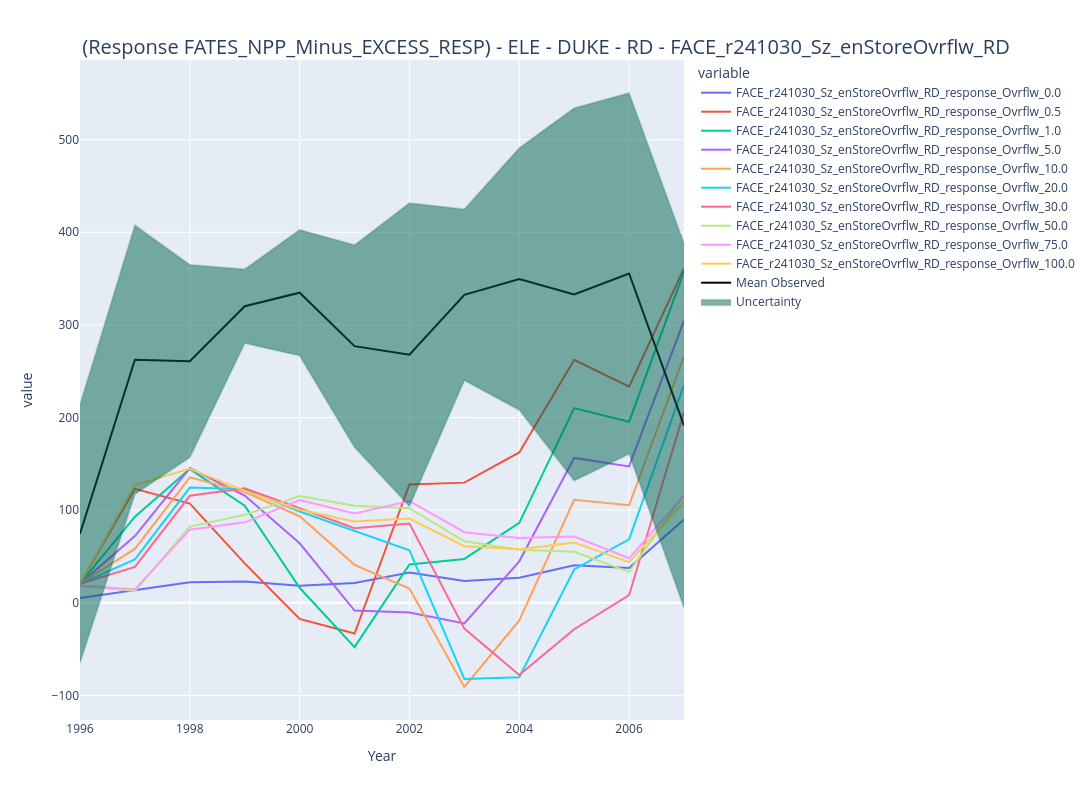
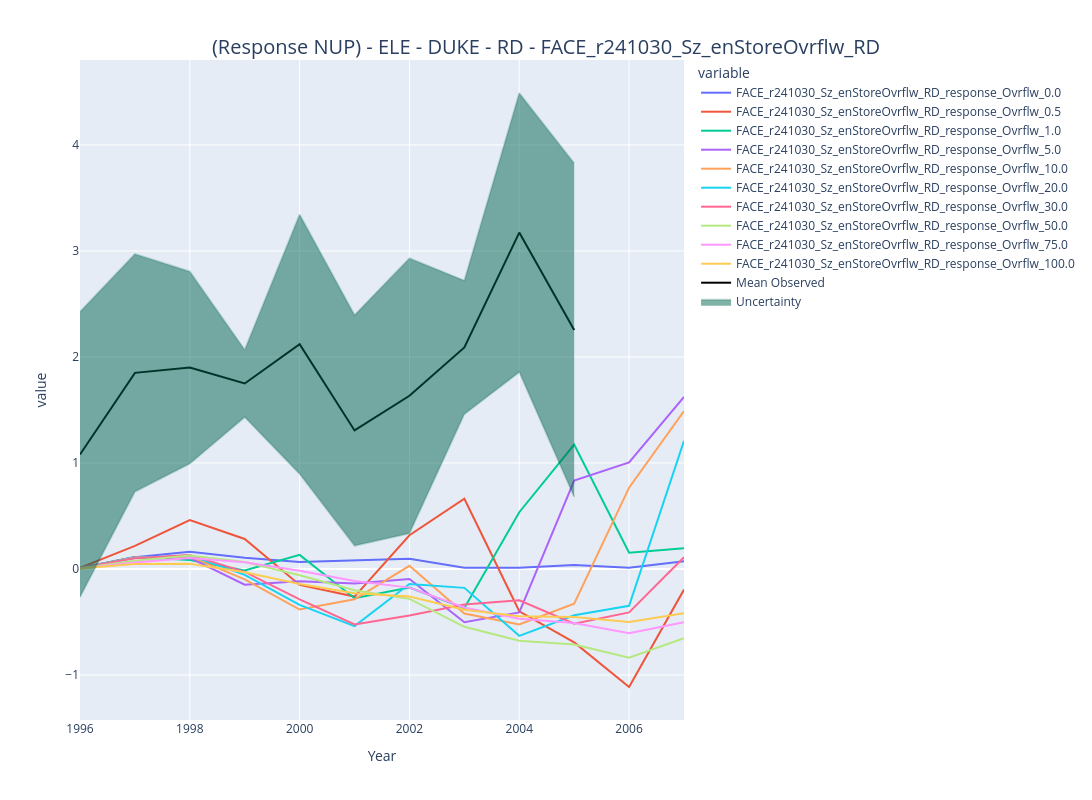

Notebook code for these charts, in order:
### Code cell
import plotly.graph_objects as go
from plotly.subplots import make_subplots
import plotly.express as px
if plotly_plots in ["yes", "y", "YES", "Y"]:
    for site in sites_o:
        print(site)
        for var in vars:
            print (var)
            for fn in fns:
                df_tmp = dict_plotly_response[site][fn][var].copy(deep=True)
                # Replace the last number after "_" with the corresponding value from new_values
                new_columns = [col.rsplit('_', 1)[0] + f'_{formatted_list[i]}' for i, col in enumerate(df_tmp.columns[:-1])]
                new_columns.append('Year')
                df_tmp.columns = new_columns
                if var == "FATES_NPP_Minus_EXCESS_RESP":
                    var_tmp = "NPP"
                elif var == "FATES_NPP":
                    var_tmp = "NPP"
                else:
                    var_tmp = var

                fig = px.line(df_tmp[:], x="Year", y=df_tmp.columns,
                  hover_data={"Year": "%Y"},)
                fig.add_scatter(x=np.array(dict_obs_ax[site][co2_case]["YEAR"].values, dtype=int), 
                            y=dict_obs_ax[site][CO2_cases[1]][var_tmp].values - dict_obs_ax[site][CO2_cases[0]][var_tmp].values, 
                            mode='lines', 
                            name='Mean Observed', line=dict(color='black', width=2))
            
                # Add a filled polygon (e.g., for uncertainty)
                # Example: creating upper and lower bounds
                SE = ((dict_obs_ase[site][CO2_cases[0]][var_tmp].values)**2 + (dict_obs_ase[site][CO2_cases[1]][var_tmp].values)**2)**0.5
                lower_bound = dict_obs_ax[site][CO2_cases[1]][var_tmp].values - dict_obs_ax[site][CO2_cases[0]][var_tmp].values - SE
                upper_bound = dict_obs_ax[site][CO2_cases[1]][var_tmp].values - dict_obs_ax[site][CO2_cases[0]][var_tmp].values + SE

                # Fill between the lower and upper bounds
                fig.add_traces([
                    go.Scatter(
                    x=df_tmp['Year'], y=upper_bound, 
                    fill=None, mode='lines', line=dict(color='rgba(0,100,80,0.2)'), 
                    showlegend=False
                ),
                go.Scatter(
                    x=df_tmp['Year'], y=lower_bound, 
                    fill='tonexty', mode='lines', line=dict(color='rgba(0,100,80,0.2)'), 
                    name='Uncertainty'
                )
            ])
            
            
                # Update layout with a custom title
                fig.update_layout(
                title={
                    'text': f" (Response {var}) - {co2_case} - {site} - {fn} - {case_id} ",
                    'y': 0.95,  # Position title slightly above the plot
                    'x': 0.5,  # Center the title horizontally
                    'xanchor': 'center',
                    'yanchor': 'top'
                },
                title_font=dict(size=20),  # Adjust the font size of the title
                width=1200, height=800  # Adjust width and height as needed
            )

                # Save the plot as an HTML file
                path_html_save = "/Users/ud4/repos/GitHub/FATESFACE/Plume_Plots/HTML_plots"
                fig.write_html(f"{path_html_save}/Response_{var}_{site}_{fn}_{case_id}_line_plot.html")

                print (f"Response_{var}_{site}_{fn}_{case_id}_line_plot.html")

                # Show the plot
                fig.show()

### Figure 1 — Plotly figure (JSON) as saved in the notebook; plotly's stock layout.template omitted (floating-point values rounded to 4 significant figures)
{"data": [{"hovertemplate": "variable=FACE_r241030_Sz_enStoreOvrflw_RD_response_Ovrflw_0.0<br>Year=%{x%Y}<br>value=%{y}<extra></extra>", "legendgroup": "FACE_r241030_Sz_enStoreOvrflw_RD_response_Ovrflw_0.0", "line": {"color": "#636efa", "dash": "solid"}, "marker": {"symbol": "circle"}, "mode": "lines", "name": "FACE_r241030_Sz_enStoreOvrflw_RD_response_Ovrflw_0.0", "orientation": "v", "showlegend": true, "type": "scatter", "x": [1996, 1997, 1998, 1999, 2000, 2001, 2002, 2003, 2004, 2005, 2006, 2007], "xaxis": "x", "y": [5.0, 13.65, 22.05, 23.03, 18.33, 21.35, 32.6, 23.62, 26.99, 40.41, 37.57, 89.99], "yaxis": "y"}, {"hovertemplate": "variable=FACE_r241030_Sz_enStoreOvrflw_RD_response_Ovrflw_0.5<br>Year=%{x%Y}<br>value=%{y}<extra></extra>", "legendgroup": "FACE_r241030_Sz_enStoreOvrflw_RD_response_Ovrflw_0.5", "line": {"color": "#EF553B", "dash": "solid"}, "marker": {"symbol": "circle"}, "mode": "lines", "name": "FACE_r241030_Sz_enStoreOvrflw_RD_response_Ovrflw_0.5", "orientation": "v", "showlegend": true, "type": "scatter", "x": [1996, 1997, 1998, 1999, 2000, 2001, 2002, 2003, 2004, 2005, 2006, 2007], "xaxis": "x", "y": [20.65, 123.0, 107.1, 42.56, -17.47, -33.23, 127.8, 129.7, 162.3, 262.4, 233.2, 361.1], "yaxis": "y"}, {"hovertemplate": "variable=FACE_r241030_Sz_enStoreOvrflw_RD_response_Ovrflw_1.0<br>Year=%{x%Y}<br>value=%{y}<extra></extra>", "legendgroup": "FACE_r241030_Sz_enStoreOvrflw_RD_response_Ovrflw_1.0", "line": {"color": "#00cc96", "dash": "solid"}, "marker": {"symbol": "circle"}, "mode": "lines", "name": "FACE_r241030_Sz_enStoreOvrflw_RD_response_Ovrflw_1.0", "orientation": "v", "showlegend": true, "type": "scatter", "x": [1996, 1997, 1998, 1999, 2000, 2001, 2002, 2003, 2004, 2005, 2006, 2007], "xaxis": "x", "y": [20.61, 92.89, 144.3, 104.8, 16.21, -47.89, 41.42, 47.3, 86.3, 210.2, 195.4, 357.5], "yaxis": "y"}, {"hovertemplate": "variable=FACE_r241030_Sz_enStoreOvrflw_RD_response_Ovrflw_5.0<br>Year=%{x%Y}<br>value=%{y}<extra></extra>", "legendgroup": "FACE_r241030_Sz_enStoreOvrflw_RD_response_Ovrflw_5.0", "line": {"color": "#ab63fa", "dash": "solid"}, "marker": {"symbol": "circle"}, "mode": "lines", "name": "FACE_r241030_Sz_enStoreOvrflw_RD_response_Ovrflw_5.0", "orientation": "v", "showlegend": true, "type": "scatter", "x": [1996, 1997, 1998, 1999, 2000, 2001, 2002, 2003, 2004, 2005, 2006, 2007], "xaxis": "x", "y": [20.59, 71.97, 145.5, 115.8, 64.25, -8.411, -10.64, -22.28, 44.76, 156.4, 147.2, 304.7], "yaxis": "y"}, {"hovertemplate": "variable=FACE_r241030_Sz_enStoreOvrflw_RD_response_Ovrflw_10.0<br>Year=%{x%Y}<br>value=%{y}<extra></extra>", "legendgroup": "FACE_r241030_Sz_enStoreOvrflw_RD_response_Ovrflw_10.0", "line": {"color": "#FFA15A", "dash": "solid"}, "marker": {"symbol": "circle"}, "mode": "lines", "name": "FACE_r241030_Sz_enStoreOvrflw_RD_response_Ovrflw_10.0", "orientation": "v", "showlegend": true, "type": "scatter", "x": [1996, 1997, 1998, 1999, 2000, 2001, 2002, 2003, 2004, 2005, 2006, 2007], "xaxis": "x", "y": [20.58, 58.15, 135.5, 119.6, 93.44, 40.97, 15.39, -90.95, -19.05, 111.1, 105.3, 266.0], "yaxis": "y"}, {"hovertemplate": "variable=FACE_r241030_Sz_enStoreOvrflw_RD_response_Ovrflw_20.0<br>Year=%{x%Y}<br>value=%{y}<extra></extra>", "legendgroup": "FACE_r241030_Sz_enStoreOvrflw_RD_response_Ovrflw_20.0", "line": {"color": "#19d3f3", "dash": "solid"}, "marker": {"symbol": "circle"}, "mode": "lines", "name": "FACE_r241030_Sz_enStoreOvrflw_RD_response_Ovrflw_20.0", "orientation": "v", "showlegend": true, "type": "scatter", "x": [1996, 1997, 1998, 1999, 2000, 2001, 2002, 2003, 2004, 2005, 2006, 2007], "xaxis": "x", "y": [20.56, 46.75, 124.4, 122.6, 98.56, 77.29, 56.61, -82.32, -80.4, 35.93, 68.57, 235.3], "yaxis": "y"}, {"hovertemplate": "variable=FACE_r241030_Sz_enStoreOvrflw_RD_response_Ovrflw_30.0<br>Year=%{x%Y}<br>value=%{y}<extra></extra>", "legendgroup": "FACE_r241030_Sz_enStoreOvrflw_RD_response_Ovrflw_30.0", "line": {"color": "#FF6692", "dash": "solid"}, "marker": {"symbol": "circle"}, "mode": "lines", "name": "FACE_r241030_Sz_enStoreOvrflw_RD_response_Ovrflw_30.0", "orientation": "v", "showlegend": true, "type": "scatter", "x": [1996, 1997, 1998, 1999, 2000, 2001, 2002, 2003, 2004, 2005, 2006, 2007], "xaxis": "x", "y": [20.56, 38.71, 115.5, 123.6, 102.0, 80.41, 85.56, -27.88, -77.89, -28.58, 8.18, 206.1], "yaxis": "y"}, {"hovertemplate": "variable=FACE_r241030_Sz_enStoreOvrflw_RD_response_Ovrflw_50.0<br>Year=%{x%Y}<br>value=%{y}<extra></extra>", "legendgroup": "FACE_r241030_Sz_enStoreOvrflw_RD_response_Ovrflw_50.0", "line": {"color": "#B6E880", "dash": "solid"}, "marker": {"symbol": "circle"}, "mode": "lines", "name": "FACE_r241030_Sz_enStoreOvrflw_RD_response_Ovrflw_50.0", "orientation": "v", "showlegend": true, "type": "scatter", "x": [1996, 1997, 1998, 1999, 2000, 2001, 2002, 2003, 2004, 2005, 2006, 2007], "xaxis": "x", "y": [18.5, 12.71, 82.24, 94.9, 115.2, 104.7, 102.2, 66.34, 57.36, 54.98, 33.4, 116.3], "yaxis": "y"}, {"hovertemplate": "variable=FACE_r241030_Sz_enStoreOvrflw_RD_response_Ovrflw_75.0<br>Year=%{x%Y}<br>value=%{y}<extra></extra>", "legendgroup": "FACE_r241030_Sz_enStoreOvrflw_RD_response_Ovrflw_75.0", "line": {"color": "#FF97FF", "dash": "solid"}, "marker": {"symbol": "circle"}, "mode": "lines", "name": "FACE_r241030_Sz_enStoreOvrflw_RD_response_Ovrflw_75.0", "orientation": "v", "showlegend": true, "type": "scatter", "x": [1996, 1997, 1998, 1999, 2000, 2001, 2002, 2003, 2004, 2005, 2006, 2007], "xaxis": "x", "y": [18.42, 14.5, 78.93, 86.83, 111.0, 96.32, 109.7, 76.18, 69.82, 71.44, 48.01, 115.7], "yaxis": "y"}, {"hovertemplate": "variable=FACE_r241030_Sz_enStoreOvrflw_RD_response_Ovrflw_100.0<br>Year=%{x%Y}<br>value=%{y}<extra></extra>", "legendgroup": "FACE_r241030_Sz_enStoreOvrflw_RD_response_Ovrflw_100.0", "line": {"color": "#FECB52", "dash": "solid"}, "marker": {"symbol": "circle"}, "mode": "lines", "name": "FACE_r241030_Sz_enStoreOvrflw_RD_response_Ovrflw_100.0", "orientation": "v", "showlegend": true, "type": "scatter", "x": [1996, 1997, 1998, 1999, 2000, 2001, 2002, 2003, 2004, 2005, 2006, 2007], "xaxis": "x", "y": [20.35, 127.1, 144.6, 120.8, 100.5, 87.67, 90.87, 61.02, 57.82, 65.14, 43.93, 108.4], "yaxis": "y"}, {"line": {"color": "black", "width": 2}, "mode": "lines", "name": "Mean Observed", "type": "scatter", "x": [1996, 1997, 1998, 1999, 2000, 2001, 2002, 2003, 2004, 2005, 2006, 2007], "y": [74.52, 262.5, 260.8, 320.2, 334.8, 277.1, 267.9, 332.4, 349.5, 332.9, 355.5, 191.3]}, {"line": {"color": "rgba(0,100,80,0.2)"}, "mode": "lines", "showlegend": false, "type": "scatter", "x": [1996, 1997, 1998, 1999, 2000, 2001, 2002, 2003, 2004, 2005, 2006, 2007], "y": [213.9, 407.6, 364.9, 360.2, 402.8, 386.3, 431.6, 424.9, 490.9, 534.1, 550.4, 387.9]}, {"fill": "tonexty", "line": {"color": "rgba(0,100,80,0.2)"}, "mode": "lines", "name": "Uncertainty", "type": "scatter", "x": [1996, 1997, 1998, 1999, 2000, 2001, 2002, 2003, 2004, 2005, 2006, 2007], "y": [-64.85, 117.3, 156.7, 280.2, 266.8, 167.9, 104.2, 240.0, 208.1, 131.7, 160.6, -5.175]}], "layout": {"height": 800, "legend": {"title": {"text": "variable"}, "tracegroupgap": 0}, "margin": {"t": 60}, "title": {"font": {"size": 20}, "text": " (Response FATES_NPP_Minus_EXCESS_RESP) - ELE - DUKE - RD - FACE_r241030_Sz_enStoreOvrflw_RD ", "x": 0.5, "xanchor": "center", "y": 0.95, "yanchor": "top"}, "width": 1200, "xaxis": {"anchor": "y", "autorange": true, "domain": [0, 1], "range": [1996, 2007], "title": {"text": "Year"}, "type": "linear"}, "yaxis": {"anchor": "x", "autorange": true, "domain": [0, 1], "range": [-126.6, 586.0], "title": {"text": "value"}, "type": "linear"}}}

### Figure 2 — Plotly figure (JSON) as saved in the notebook; plotly's stock layout.template omitted (floating-point values rounded to 4 significant figures)
{"data": [{"hovertemplate": "variable=FACE_r241030_Sz_enStoreOvrflw_RD_response_Ovrflw_0.0<br>Year=%{x%Y}<br>value=%{y}<extra></extra>", "legendgroup": "FACE_r241030_Sz_enStoreOvrflw_RD_response_Ovrflw_0.0", "line": {"color": "#636efa", "dash": "solid"}, "marker": {"symbol": "circle"}, "mode": "lines", "name": "FACE_r241030_Sz_enStoreOvrflw_RD_response_Ovrflw_0.0", "orientation": "v", "showlegend": true, "type": "scatter", "x": [1996, 1997, 1998, 1999, 2000, 2001, 2002, 2003, 2004, 2005, 2006, 2007], "xaxis": "x", "y": [0.007862, 0.1104, 0.1632, 0.1063, 0.06512, 0.07811, 0.0955, 0.01183, 0.01038, 0.03807, 0.01154, 0.07249], "yaxis": "y"}, {"hovertemplate": "variable=FACE_r241030_Sz_enStoreOvrflw_RD_response_Ovrflw_0.5<br>Year=%{x%Y}<br>value=%{y}<extra></extra>", "legendgroup": "FACE_r241030_Sz_enStoreOvrflw_RD_response_Ovrflw_0.5", "line": {"color": "#EF553B", "dash": "solid"}, "marker": {"symbol": "circle"}, "mode": "lines", "name": "FACE_r241030_Sz_enStoreOvrflw_RD_response_Ovrflw_0.5", "orientation": "v", "showlegend": true, "type": "scatter", "x": [1996, 1997, 1998, 1999, 2000, 2001, 2002, 2003, 2004, 2005, 2006, 2007], "xaxis": "x", "y": [0.0104, 0.217, 0.4609, 0.2825, -0.1508, -0.2606, 0.3181, 0.6628, -0.3992, -0.6928, -1.114, -0.1948], "yaxis": "y"}, {"hovertemplate": "variable=FACE_r241030_Sz_enStoreOvrflw_RD_response_Ovrflw_1.0<br>Year=%{x%Y}<br>value=%{y}<extra></extra>", "legendgroup": "FACE_r241030_Sz_enStoreOvrflw_RD_response_Ovrflw_1.0", "line": {"color": "#00cc96", "dash": "solid"}, "marker": {"symbol": "circle"}, "mode": "lines", "name": "FACE_r241030_Sz_enStoreOvrflw_RD_response_Ovrflw_1.0", "orientation": "v", "showlegend": true, "type": "scatter", "x": [1996, 1997, 1998, 1999, 2000, 2001, 2002, 2003, 2004, 2005, 2006, 2007], "xaxis": "x", "y": [0.009386, 0.1134, 0.08366, -0.0147, 0.1324, -0.2758, -0.1755, -0.3693, 0.5351, 1.173, 0.1529, 0.1955], "yaxis": "y"}, {"hovertemplate": "variable=FACE_r241030_Sz_enStoreOvrflw_RD_response_Ovrflw_5.0<br>Year=%{x%Y}<br>value=%{y}<extra></extra>", "legendgroup": "FACE_r241030_Sz_enStoreOvrflw_RD_response_Ovrflw_5.0", "line": {"color": "#ab63fa", "dash": "solid"}, "marker": {"symbol": "circle"}, "mode": "lines", "name": "FACE_r241030_Sz_enStoreOvrflw_RD_response_Ovrflw_5.0", "orientation": "v", "showlegend": true, "type": "scatter", "x": [1996, 1997, 1998, 1999, 2000, 2001, 2002, 2003, 2004, 2005, 2006, 2007], "xaxis": "x", "y": [0.00896, 0.1108, 0.1056, -0.148, -0.1163, -0.1374, -0.09454, -0.5025, -0.4097, 0.8336, 1.005, 1.623], "yaxis": "y"}, {"hovertemplate": "variable=FACE_r241030_Sz_enStoreOvrflw_RD_response_Ovrflw_10.0<br>Year=%{x%Y}<br>value=%{y}<extra></extra>", "legendgroup": "FACE_r241030_Sz_enStoreOvrflw_RD_response_Ovrflw_10.0", "line": {"color": "#FFA15A", "dash": "solid"}, "marker": {"symbol": "circle"}, "mode": "lines", "name": "FACE_r241030_Sz_enStoreOvrflw_RD_response_Ovrflw_10.0", "orientation": "v", "showlegend": true, "type": "scatter", "x": [1996, 1997, 1998, 1999, 2000, 2001, 2002, 2003, 2004, 2005, 2006, 2007], "xaxis": "x", "y": [0.008537, 0.107, 0.1185, -0.09874, -0.3826, -0.2858, 0.02929, -0.4208, -0.5243, -0.3284, 0.7667, 1.49], "yaxis": "y"}, {"hovertemplate": "variable=FACE_r241030_Sz_enStoreOvrflw_RD_response_Ovrflw_20.0<br>Year=%{x%Y}<br>value=%{y}<extra></extra>", "legendgroup": "FACE_r241030_Sz_enStoreOvrflw_RD_response_Ovrflw_20.0", "line": {"color": "#19d3f3", "dash": "solid"}, "marker": {"symbol": "circle"}, "mode": "lines", "name": "FACE_r241030_Sz_enStoreOvrflw_RD_response_Ovrflw_20.0", "orientation": "v", "showlegend": true, "type": "scatter", "x": [1996, 1997, 1998, 1999, 2000, 2001, 2002, 2003, 2004, 2005, 2006, 2007], "xaxis": "x", "y": [0.008171, 0.1039, 0.1276, -0.05623, -0.3386, -0.5397, -0.1422, -0.1784, -0.6312, -0.4366, -0.3474, 1.209], "yaxis": "y"}, {"hovertemplate": "variable=FACE_r241030_Sz_enStoreOvrflw_RD_response_Ovrflw_30.0<br>Year=%{x%Y}<br>value=%{y}<extra></extra>", "legendgroup": "FACE_r241030_Sz_enStoreOvrflw_RD_response_Ovrflw_30.0", "line": {"color": "#FF6692", "dash": "solid"}, "marker": {"symbol": "circle"}, "mode": "lines", "name": "FACE_r241030_Sz_enStoreOvrflw_RD_response_Ovrflw_30.0", "orientation": "v", "showlegend": true, "type": "scatter", "x": [1996, 1997, 1998, 1999, 2000, 2001, 2002, 2003, 2004, 2005, 2006, 2007], "xaxis": "x", "y": [0.00786, 0.1008, 0.1327, -0.02718, -0.2867, -0.5233, -0.4383, -0.3362, -0.296, -0.5163, -0.4098, 0.1103], "yaxis": "y"}, {"hovertemplate": "variable=FACE_r241030_Sz_enStoreOvrflw_RD_response_Ovrflw_50.0<br>Year=%{x%Y}<br>value=%{y}<extra></extra>", "legendgroup": "FACE_r241030_Sz_enStoreOvrflw_RD_response_Ovrflw_50.0", "line": {"color": "#B6E880", "dash": "solid"}, "marker": {"symbol": "circle"}, "mode": "lines", "name": "FACE_r241030_Sz_enStoreOvrflw_RD_response_Ovrflw_50.0", "orientation": "v", "showlegend": true, "type": "scatter", "x": [1996, 1997, 1998, 1999, 2000, 2001, 2002, 2003, 2004, 2005, 2006, 2007], "xaxis": "x", "y": [0.006011, 0.07801, 0.1276, 0.06566, -0.05997, -0.2016, -0.282, -0.5461, -0.6774, -0.7127, -0.8368, -0.6542], "yaxis": "y"}, {"hovertemplate": "variable=FACE_r241030_Sz_enStoreOvrflw_RD_response_Ovrflw_75.0<br>Year=%{x%Y}<br>value=%{y}<extra></extra>", "legendgroup": "FACE_r241030_Sz_enStoreOvrflw_RD_response_Ovrflw_75.0", "line": {"color": "#FF97FF", "dash": "solid"}, "marker": {"symbol": "circle"}, "mode": "lines", "name": "FACE_r241030_Sz_enStoreOvrflw_RD_response_Ovrflw_75.0", "orientation": "v", "showlegend": true, "type": "scatter", "x": [1996, 1997, 1998, 1999, 2000, 2001, 2002, 2003, 2004, 2005, 2006, 2007], "xaxis": "x", "y": [0.004958, 0.06153, 0.103, 0.0643, -0.01769, -0.1145, -0.1762, -0.3642, -0.4703, -0.5092, -0.6062, -0.5026], "yaxis": "y"}, {"hovertemplate": "variable=FACE_r241030_Sz_enStoreOvrflw_RD_response_Ovrflw_100.0<br>Year=%{x%Y}<br>value=%{y}<extra></extra>", "legendgroup": "FACE_r241030_Sz_enStoreOvrflw_RD_response_Ovrflw_100.0", "line": {"color": "#FECB52", "dash": "solid"}, "marker": {"symbol": "circle"}, "mode": "lines", "name": "FACE_r241030_Sz_enStoreOvrflw_RD_response_Ovrflw_100.0", "orientation": "v", "showlegend": true, "type": "scatter", "x": [1996, 1997, 1998, 1999, 2000, 2001, 2002, 2003, 2004, 2005, 2006, 2007], "xaxis": "x", "y": [0.004208, 0.04638, 0.04846, -0.03153, -0.1412, -0.2299, -0.2596, -0.3853, -0.4473, -0.4531, -0.5006, -0.417], "yaxis": "y"}, {"line": {"color": "black", "width": 2}, "mode": "lines", "name": "Mean Observed", "type": "scatter", "x": [1996, 1997, 1998, 1999, 2000, 2001, 2002, 2003, 2004, 2005, 2006, 2007], "y": [1.08, 1.85, 1.9, 1.75, 2.12, 1.307, 1.633, 2.09, 3.173, 2.253, null, null]}, {"line": {"color": "rgba(0,100,80,0.2)"}, "mode": "lines", "showlegend": false, "type": "scatter", "x": [1996, 1997, 1998, 1999, 2000, 2001, 2002, 2003, 2004, 2005, 2006, 2007], "y": [2.426, 2.972, 2.807, 2.068, 3.344, 2.395, 2.932, 2.72, 4.49, 3.828, null, null]}, {"fill": "tonexty", "line": {"color": "rgba(0,100,80,0.2)"}, "mode": "lines", "name": "Uncertainty", "type": "scatter", "x": [1996, 1997, 1998, 1999, 2000, 2001, 2002, 2003, 2004, 2005, 2006, 2007], "y": [-0.2661, 0.7278, 0.9932, 1.432, 0.8958, 0.2182, 0.3349, 1.46, 1.857, 0.6791, null, null]}], "layout": {"height": 800, "legend": {"title": {"text": "variable"}, "tracegroupgap": 0}, "margin": {"t": 60}, "title": {"font": {"size": 20}, "text": " (Response NUP) - ELE - DUKE - RD - FACE_r241030_Sz_enStoreOvrflw_RD ", "x": 0.5, "xanchor": "center", "y": 0.95, "yanchor": "top"}, "width": 1200, "xaxis": {"anchor": "y", "autorange": true, "domain": [0, 1], "range": [1996, 2007], "title": {"text": "Year"}, "type": "linear"}, "yaxis": {"anchor": "x", "autorange": true, "domain": [0, 1], "range": [-1.425, 4.801], "title": {"text": "value"}, "type": "linear"}}}
